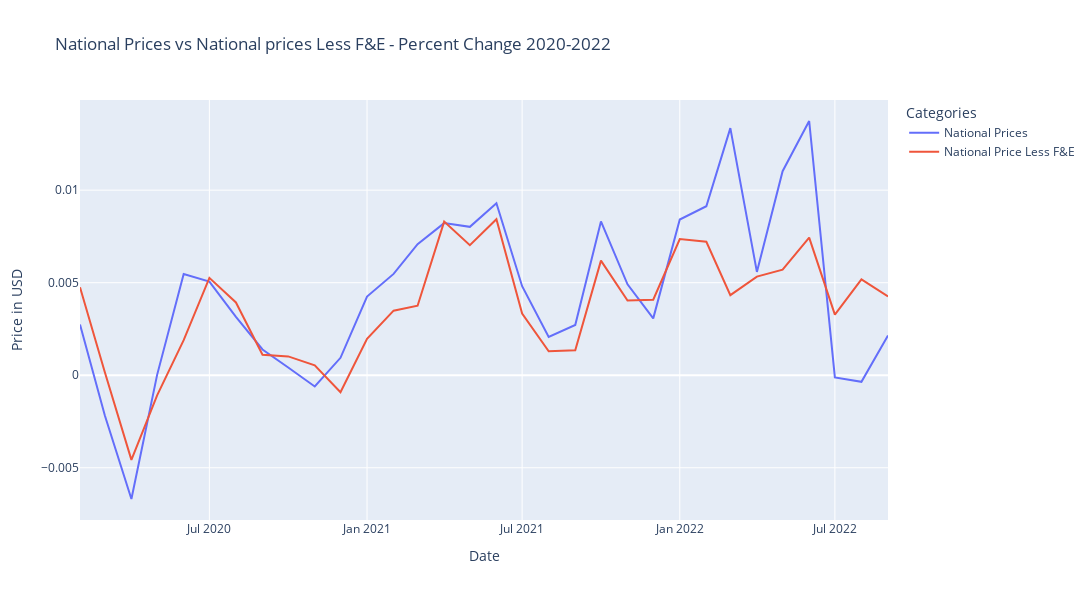

The notebook cell this image was saved under:
### Code cell
fig = px.line(national_2020s_pctchange_df, 
        labels={'value': 'Price in USD', 'variable': 'Categories'}, 
        title="National Prices vs National prices Less F&E - Percent Change 2020-2022",
       width=1300, height=600)
fig.show()
fig.write_image('./assets/images/national_prices_vs_national_prices_less_f&e_-_percent_change_2020-2022_plot.png')

### Figure 1 — Plotly figure (JSON) as saved in the notebook; plotly's stock layout.template omitted (floating-point values rounded to 4 significant figures)
{"data": [{"hovertemplate": "Categories=National Prices<br>Date=%{x}<br>Price in USD=%{y}<extra></extra>", "legendgroup": "National Prices", "line": {"color": "#636efa", "dash": "solid"}, "marker": {"symbol": "circle"}, "mode": "lines", "name": "National Prices", "orientation": "v", "showlegend": true, "type": "scatter", "x": ["2020-02-01T00:00:00", "2020-03-01T00:00:00", "2020-04-01T00:00:00", "2020-05-01T00:00:00", "2020-06-01T00:00:00", "2020-07-01T00:00:00", "2020-08-01T00:00:00", "2020-09-01T00:00:00", "2020-10-01T00:00:00", "2020-11-01T00:00:00", "2020-12-01T00:00:00", "2021-01-01T00:00:00", "2021-02-01T00:00:00", "2021-03-01T00:00:00", "2021-04-01T00:00:00", "2021-05-01T00:00:00", "2021-06-01T00:00:00", "2021-07-01T00:00:00", "2021-08-01T00:00:00", "2021-09-01T00:00:00", "2021-10-01T00:00:00", "2021-11-01T00:00:00", "2021-12-01T00:00:00", "2022-01-01T00:00:00", "2022-02-01T00:00:00", "2022-03-01T00:00:00", "2022-04-01T00:00:00", "2022-05-01T00:00:00", "2022-06-01T00:00:00", "2022-07-01T00:00:00", "2022-08-01T00:00:00", "2022-09-01T00:00:00"], "xaxis": "x", "y": [0.002741, -0.002176, -0.006687, 1.95e-05, 0.005472, 0.005058, 0.003153, 0.001393, 0.0004149, -0.0006106, 0.0009415, 0.004254, 0.005474, 0.007083, 0.008219, 0.008017, 0.009291, 0.004811, 0.002066, 0.002716, 0.008308, 0.004913, 0.003073, 0.008415, 0.009134, 0.01335, 0.005583, 0.01102, 0.01374, -0.0001181, -0.0003544, 0.002151], "yaxis": "y"}, {"hovertemplate": "Categories=National Price Less F&E<br>Date=%{x}<br>Price in USD=%{y}<extra></extra>", "legendgroup": "National Price Less F&E", "line": {"color": "#EF553B", "dash": "solid"}, "marker": {"symbol": "circle"}, "mode": "lines", "name": "National Price Less F&E", "orientation": "v", "showlegend": true, "type": "scatter", "x": ["2020-02-01T00:00:00", "2020-03-01T00:00:00", "2020-04-01T00:00:00", "2020-05-01T00:00:00", "2020-06-01T00:00:00", "2020-07-01T00:00:00", "2020-08-01T00:00:00", "2020-09-01T00:00:00", "2020-10-01T00:00:00", "2020-11-01T00:00:00", "2020-12-01T00:00:00", "2021-01-01T00:00:00", "2021-02-01T00:00:00", "2021-03-01T00:00:00", "2021-04-01T00:00:00", "2021-05-01T00:00:00", "2021-06-01T00:00:00", "2021-07-01T00:00:00", "2021-08-01T00:00:00", "2021-09-01T00:00:00", "2021-10-01T00:00:00", "2021-11-01T00:00:00", "2021-12-01T00:00:00", "2022-01-01T00:00:00", "2022-02-01T00:00:00", "2022-03-01T00:00:00", "2022-04-01T00:00:00", "2022-05-01T00:00:00", "2022-06-01T00:00:00", "2022-07-01T00:00:00", "2022-08-01T00:00:00", "2022-09-01T00:00:00"], "xaxis": "x", "y": [0.004752, 0.0001646, -0.004575, -0.00109, 0.001892, 0.005261, 0.003933, 0.001109, 0.001018, 0.0005384, -0.0009166, 0.001965, 0.003488, 0.003757, 0.008299, 0.007026, 0.008427, 0.003336, 0.001293, 0.001349, 0.006192, 0.004037, 0.004081, 0.007354, 0.007213, 0.004326, 0.005327, 0.005707, 0.007432, 0.003278, 0.005182, 0.004253], "yaxis": "y"}], "layout": {"height": 600, "legend": {"title": {"text": "Categories"}, "tracegroupgap": 0}, "title": {"text": "National Prices vs National prices Less F&E - Percent Change 2020-2022"}, "width": 1300, "xaxis": {"anchor": "y", "autorange": true, "domain": [0, 1], "range": ["2020-02-01", "2022-09-01"], "title": {"text": "Date"}, "type": "date"}, "yaxis": {"anchor": "x", "autorange": true, "domain": [0, 1], "range": [-0.007822, 0.01487], "title": {"text": "Price in USD"}, "type": "linear"}}}
